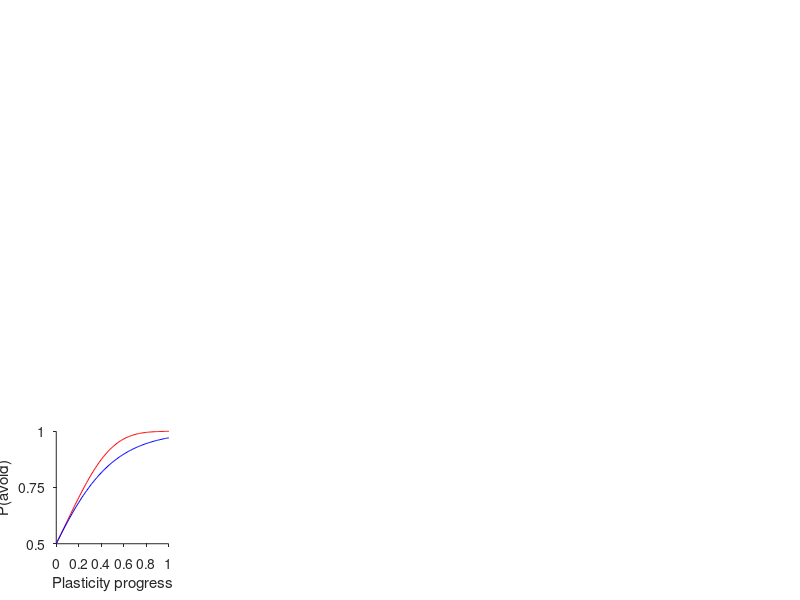

The MATLAB source for this figure: (Note: this script raises an error after producing the figure.)
% Fig 2A-C
% learning for a single odor

z = 0; % depression goes from 1 to z; potentiation goes from 1 to (2-z)
sValues = 0:0.01:1; % s is the "plasticity fraction"
[Rd, Rp] = deal(zeros(length(sValues),1));
ta = 0.0215; % T_a and T_m values from Fig 7
tm = 0.1710;
n = 0.2; % fraction of KCs activated by the odor

for si=1:length(sValues)
    s = sValues(si);
    AvoidD = n;
    ApproachD = n*(1-s*(1-z));
    % Ta + Tm*mu multiplicative noise
    Rd(si) = normcdf( (AvoidD-ApproachD)/sqrt( (ta + tm*AvoidD)^2 + (ta + tm*ApproachD)^2 ) ) ;

    AvoidP = (1+s*(1-z))*n;
    ApproachP = n;
    % Ta + Tm*mu multiplicative noise
    Rp(si) = normcdf( (AvoidP-ApproachP)/sqrt( (ta + tm*AvoidP)^2 + (ta + tm*ApproachP)^2 ) ) ;

end

figure, hold on
plot(sValues,Rd,'Color','r');
plot(sValues,Rp,'Color','b');
set(gca,'units','centimeters','position',[1,1,2,2])
set(gca,'TickLength',[.03 .03],'TickDir','out')
ylim([0.5 1]);
yticks([0.5 0.75 1]);
xlabel('Plasticity progress')
ylabel('P(avoid)')
axis square
fontsize(6,'points')
box off
